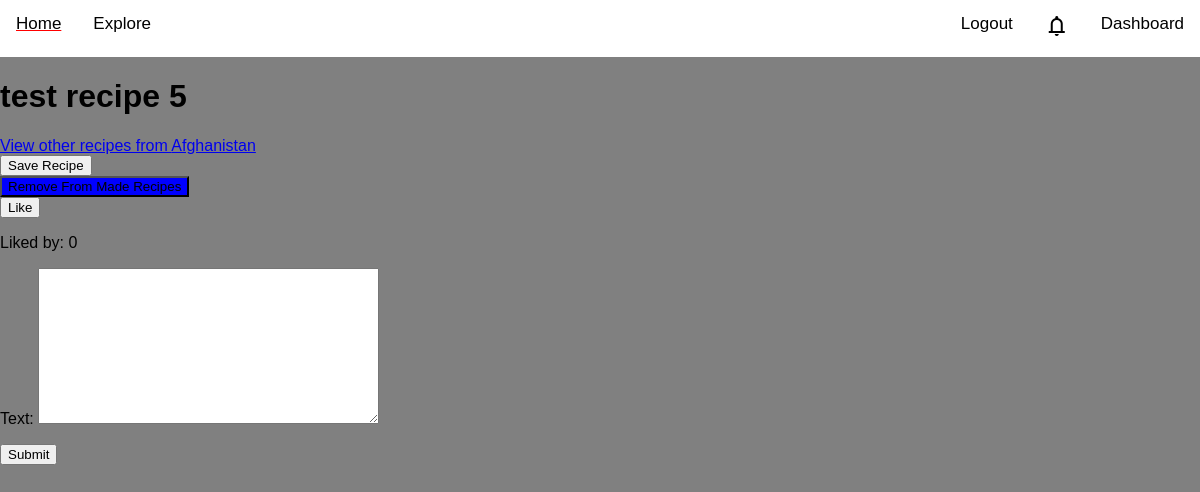
Page /recipes/5/test-recipe-5/ (signed in) on the earlier database version.
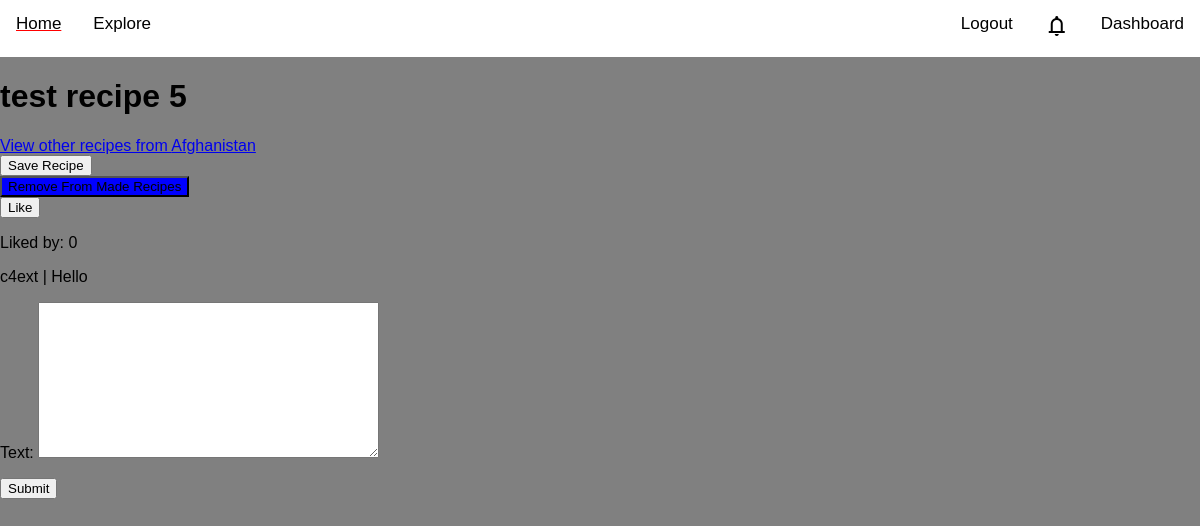
Same page on the later database version.
### comments/models.py (models this page shows, shortened)
class Comment(models.Model):
    recipe = models.ForeignKey(Recipe, on_delete = models.CASCADE, related_name = 'comments')
    author = models.ForeignKey(User, on_delete = models.CASCADE)
    text = models.TextField()
    created_date = models.DateTimeField(auto_now_add = True)
    parent = models.ForeignKey('self', null=True, blank=True, related_name = 'replies', on_delete = models.CASCADE)

### recipes/views.py (the view)
# urls.py: path('<int:pk>/<slug:slug>/', views.recipe_detail, name='recipe_detail'),
def recipe_detail(request, pk, slug):
    recipe = Recipe.objects.get(pk=pk)
    comments = Comment.objects.filter(recipe = recipe)
    saved = False
    made = False
    liked = False
    if request.user.is_authenticated:
        saved_recipes = SavedRecipe.objects.filter(recipe = recipe).filter(user = request.user)
        made_recipes = MadeRecipe.objects.filter(recipe = recipe).filter(user = request.user)
        liked_recipes = Like.objects.filter(recipe = recipe).filter(user = request.user)
        liked_count = Like.objects.filter(recipe = recipe).count()
        if saved_recipes:
            saved = True
        if made_recipes:
            made = True
        if liked_recipes:
            liked = True
        if request.method == 'POST':
            form = CommentForm(request.POST)
            if form.is_valid():
                comment = form.save(commit=False)
                comment.author = request.user
                comment.recipe = recipe
                comment.save()
                return redirect('recipes:recipe_redirect', pk=pk)
        else:
            form = CommentForm()
    """url = "https://yummly2.p.rapidapi.com/feeds/"
    #querystring = {"q":"/recipe/Stuffed-Onions-From-Afghanistan-9268792"}

    # The API Key should be moved into a separate file, and not included in the main files
    headers = {"X-RapidAPI-Key": "395ac24211msh69d8d498a22b082p1bf25djsn81214c5dc50b",
	"X-RapidAPI-Host": "yummly2.p.rapidapi.com"
    }
    # Uncomment the lines below to access the api -> Not used during testing
    # The api has a monthly limit, so work should be done to avoid using it when possible.

    # response = requests.get(url, headers=headers, params=querystring)
    response = requests.get(url, headers=headers)
    attributes = response.json()"""
    return render(request, 'recipes/recipe_detail.html', {
        'recipe': recipe,
        'saved': saved,
        'made': made,
        'liked': liked,
        'liked_count': liked_count,
        'form': form,
        'comments': comments,
    })

### comments/forms.py
class CommentForm(forms.ModelForm):
    class Meta:
        model = Comment
        fields = ('text',)

### notifications/context_processors.py (called while the page is built)
def notification_processor(request):
    num_notifications = ''
    if request.user.is_authenticated:
        count = Notification.objects.filter(user = request.user).count()
        if count > 0:
            num_notifications = count
    return {'num_notifications':num_notifications}

### recipes/templates/recipes/recipe_detail.html (shortened to what this page needs)
{% extends 'core/base.html' %}
{% block content %}
<h1 id="recipe_title">{{recipe.name}}</h1>
<a href="{% url 'countries:country_redirect' recipe.country.id %}">View other recipes from {{recipe.country.name}}</a>
{% if user.is_authenticated %}
    <form action="{% url 'recipes:recipe_save' recipe.id %}" method="post">
        {% if saved %}
            <button type="submit" name="recipe_save" value="{{recipe.id}}" style="background-color: blue;">Recipe Saved</button>
        {% else %}
            <button type="submit" name="recipe_save" value="{{recipe.id}}">Save Recipe</button>
        {% endif %}
    </form>
    <form action="{% url 'recipes:recipe_made' recipe.id %}" method="post">
        {% if made %}
            <button type="submit" name="recipe_made" style="background-color: blue;">Remove From Made Recipes</button>
        {% else %}
            <button type="submit" name="recipe_made">I Made It!</button>
        {% endif %}
    </form>
    <form action="{% url 'recipes:recipe_liked' recipe.id %}" method="post">
        {% if liked %}
            <button type="submit" name="recipe_liked">Liked</button>
        {% else %}
            <button type="submit" name="recipe_liked">Like</button>
        {% endif %}
    </form>
    <p>Liked by: {{liked_count}}</p>
    {% for comment in comments %}
    <p>{{comment.author.username}} | {{comment.text}}</p>
    {% endfor %}
    <form method="post" action=".">
        {{form.as_p}}
        <button type="submit">Submit</button>
    </form>
{% else %}
    <h3 class="login_required">Login To Save Recipe</h3>
{% endif %}
{% endblock content %}

Differences in the rows shown:
added Comment: author.username "c4ext", text "Hello"
